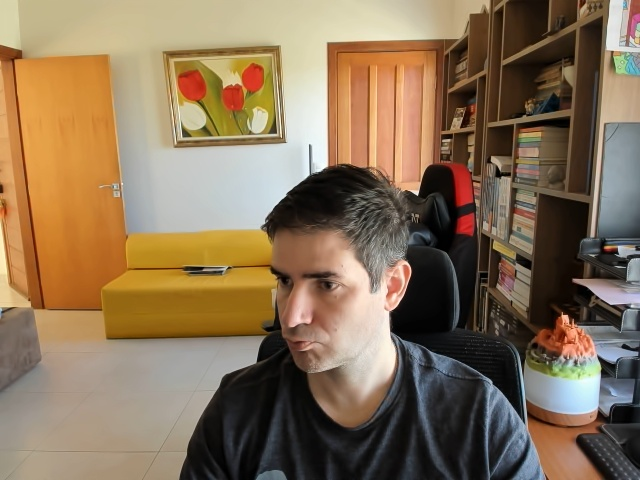
#> input picture Aula_08/captured_image.jpg, 640 x 480 px, given in place of the camera
$ python movimento.py
#> lines starting #> are read from the running program, lines starting #| are printed output that depends on the picture
import cv2
import numpy as np

WIN = "Frame-diff Tracker"
MIN_AREA = 600
BLUR_K = 7
THRESH = 25

cap = cv2.VideoCapture(0)
if not cap.isOpened():
    raise RuntimeError("Cannot open webcam")

ok, prev = cap.read()
#> prev is the input picture: shape (480, 640, 3); mean B, G, R 87.8, 114, 136.1
if not ok:
    raise RuntimeError("Cannot read first frame")
prev_gray = cv2.cvtColor(prev, cv2.COLOR_BGR2GRAY)
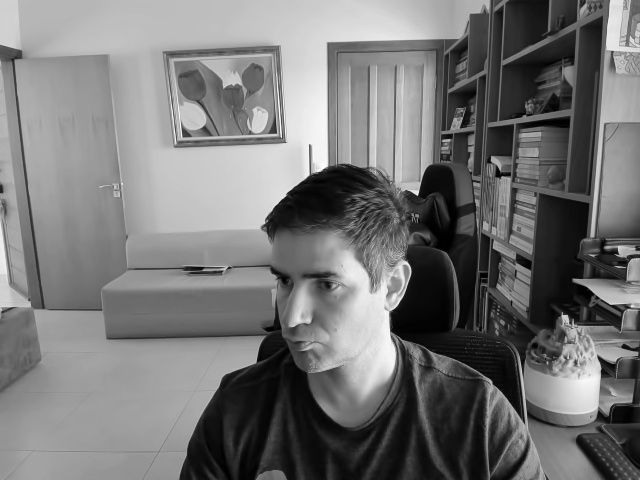
#> prev_gray: shape (480, 640); min 0, max 253, mean 117.6
prev_gray = cv2.GaussianBlur(prev_gray, (BLUR_K, BLUR_K), 0)

kernel = cv2.getStructuringElement(cv2.MORPH_ELLIPSE, (3, 3))
font = cv2.FONT_HERSHEY_SIMPLEX

while True:
    ok, frame = cap.read()
    if not ok:
        break

    gray = cv2.cvtColor(frame, cv2.COLOR_BGR2GRAY)
    gray = cv2.GaussianBlur(gray, (BLUR_K, BLUR_K), 0)

    diff = cv2.absdiff(gray, prev_gray)
#> diff: shape (480, 640); every value is 0
    _, binm = cv2.threshold(diff, THRESH, 255, cv2.THRESH_BINARY)
    binm = cv2.morphologyEx(binm, cv2.MORPH_OPEN, kernel, iterations=1)
    binm = cv2.dilate(binm, kernel, iterations=2)

    cnts = cv2.findContours(binm, cv2.RETR_EXTERNAL, cv2.CHAIN_APPROX_SIMPLE)
#> cnts = 0 contours
    cnts = cnts[0] if len(cnts) == 2 else cnts[1]
#> cnts = []

    out = frame.copy()
    if cnts:
        c = max(cnts, key=cv2.contourArea)
        if cv2.contourArea(c) >= MIN_AREA:
            M = cv2.moments(c)
            if M["m00"] != 0:
                cx, cy = int(M["m10"]/M["m00"]), int(M["m01"]/M["m00"])
                cv2.circle(out, (cx, cy), 6, (0, 0, 255), -1)
                x, y, w, h = cv2.boundingRect(c)
                cv2.rectangle(out, (x, y), (x+w, y+h), (0, 255, 0), 2)
                cv2.putText(out, f"({cx},{cy})", (cx+10, cy-10),
                            font, 0.6, (0, 255, 0), 2, cv2.LINE_AA)

    h, w = out.shape[:2]
#> h = 480; w = 640
    mask_vis = cv2.cvtColor(cv2.resize(binm, (w//3, h//3), interpolation=cv2.INTER_NEAREST),
                            cv2.COLOR_GRAY2BGR)
#> mask_vis: shape (160, 213, 3); every value is 0
    out[10:10+mask_vis.shape[0], 10:10+mask_vis.shape[1]] = mask_vis
    cv2.putText(out, "mask", (12, 12 + mask_vis.shape[0] + 20),
                font, 0.6, (255, 255, 255), 1, cv2.LINE_AA)
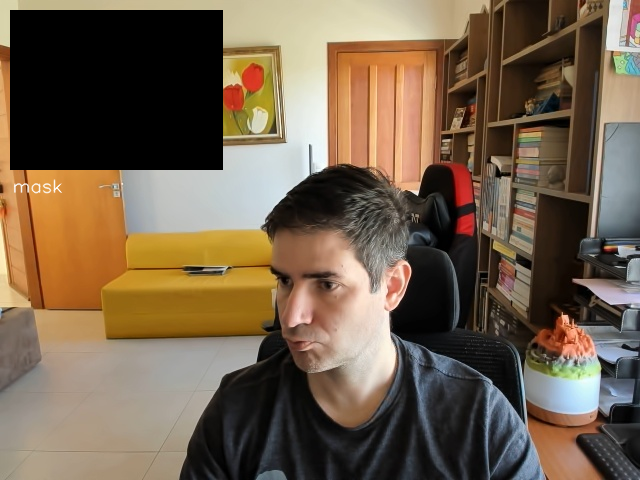
#> out: shape (480, 640, 3); mean B, G, R 76.1, 96.2, 114.3

    cv2.imshow(WIN, out)
    if cv2.waitKey(1) & 0xFF == ord('q'):
#> (key q is pressed here)
        break

    prev_gray = gray

cap.release()
cv2.destroyAllWindows()
